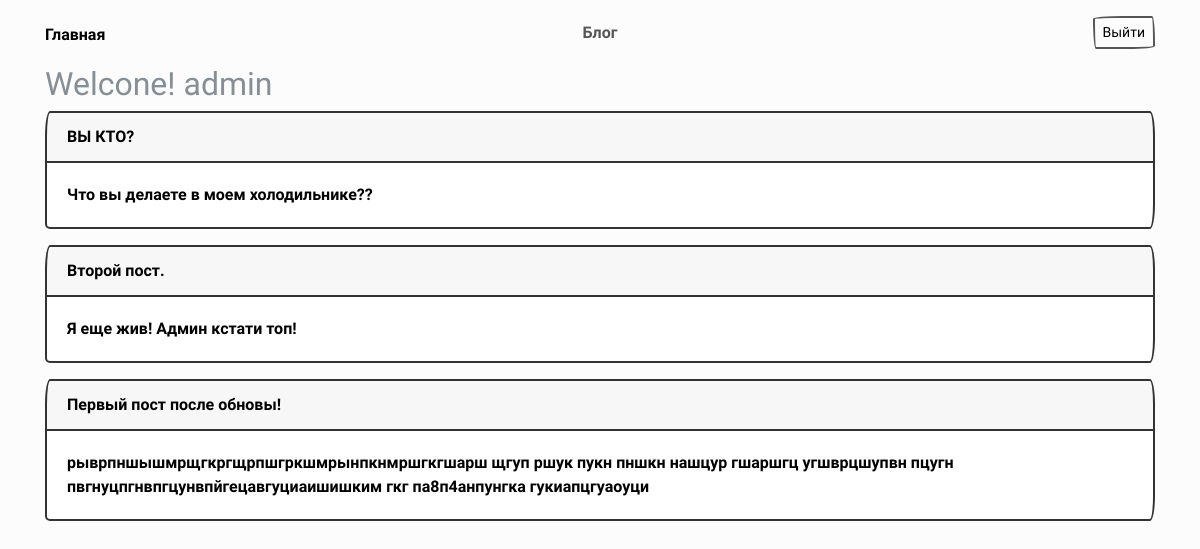
The app's page / (signed in) with its own data.
### main/models.py (models this page shows, shortened)
class Post(models.Model):
    title = models.CharField('Название', max_length=50)
    discription = models.TextField('Описание')

### main/views.py (the view)
# urls.py: path('', views.index, name='home'),
def index(request):
    user = ''
    is_a = request.user.is_authenticated
    if is_a:
        user = request.user
    posts = Post.objects.order_by('-id')
    return render(request, 'main/index.html', {'posts': posts, 'is_a': is_a, 'user': user})

### main/templates/main/index.html (shortened to what this page needs)
{% extends 'main/base.html' %}
{% block login %}
    {% if is_a %}
    Выйти
    {% else %}
    Войти
    {% endif %}
{% endblock %}
{% block content %}
    <h2 class="text-muted">Welcone! {{ user }}</h2>
    {% for el in posts %}
        <a href="{% url 'post_detal' id=el.id %}">
            <div class="card border-primary mb-3">
                <div class="card-header">{{ el.title }}</div>
                <div class="card-body">
                <p class="card-text"> {{ el.discription }} </p>
                </div>
            </div>
        </a>
    {% endfor %}
{% endblock %}

### main/templates/main/base.html (style rules this page uses)
a { color: #000 !important; text-decoration: none }
body { background: #fcfcfc; }

### records on screen
Post: title "ВЫ КТО?", discription "Что вы делаете в моем холодильнике??"
Post: title "Второй пост.", discription "Я еще жив! Админ кстати топ!"
Post: title "Первый пост после обновы!", discription "рыврпншышмрщгкргщрпшгркшмрынпкнмршгкгшарш щгуп ршук пукн пншкн нашцур гшаршгц угшврцшупвн пцугн пвгнуцпгнвпгцунвпйгецавгуциаишишким гкг па8п4анпунгка гукиапцгуаоуци"

### other values on screen
{{ user }} "admin"
